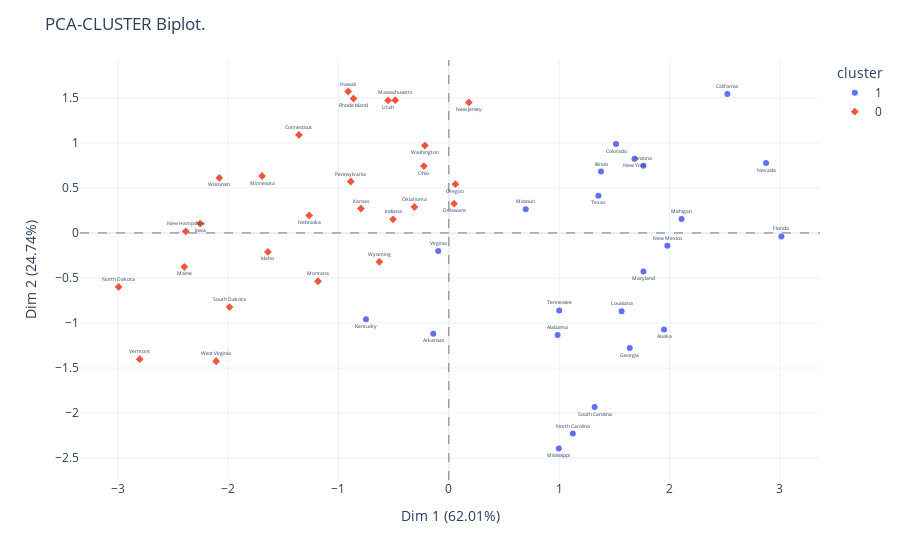

Notebook code for this chart:
### Code cell
# Plot con 2 clusters.
cluster_biplot(pca, df_usarrests, labels1, size_text=5)

### Figure 1 — Plotly figure (JSON) as saved in the notebook; plotly's stock layout.template omitted (floating-point values rounded to 4 significant figures)
{"data": [{"hovertemplate": "<b>%{hovertext}</b><br><br>cluster=1<br>x=%{x}<br>y=%{y}<br>Indice=%{text}<extra></extra>", "hovertext": ["Alabama", "Alaska", "Arizona", "Arkansas", "California", "Colorado", "Florida", "Georgia", "Illinois", "Kentucky", "Louisiana", "Maryland", "Michigan", "Mississippi", "Missouri", "Nevada", "New Mexico", "New York", "North Carolina", "South Carolina", "Tennessee", "Texas", "Virginia"], "legendgroup": "1", "marker": {"color": "#636efa", "symbol": "circle"}, "mode": "markers+text", "name": "1", "orientation": "v", "showlegend": true, "text": ["Alabama", "Alaska", "Arizona", "Arkansas", "California", "Colorado", "Florida", "Georgia", "Illinois", "Kentucky", "Louisiana", "Maryland", "Michigan", "Mississippi", "Missouri", "Nevada", "New Mexico", "New York", "North Carolina", "South Carolina", "Tennessee", "Texas", "Virginia"], "textfont": {"size": 5}, "textposition": ["top center", "bottom center", "top center", "bottom center", "top center", "bottom center", "top center", "bottom center", "top center", "bottom center", "top center", "bottom center", "top center", "bottom center", "top center", "bottom center", "top center", "bottom center", "top center", "bottom center", "top center", "bottom center", "top center", "bottom center", "top center", "bottom center", "top center", "bottom center", "top center", "bottom center", "top center", "bottom center", "top center", "bottom center", "top center", "bottom center", "top center", "bottom center", "top center", "bottom center", "top center", "bottom center", "top center", "bottom center", "top center", "bottom center", "top center", "bottom center", "top center", "bottom center"], "type": "scatter", "x": [0.9856, 1.95, 1.763, -0.1414, 2.524, 1.515, 3.013, 1.639, 1.379, -0.7509, 1.565, 1.763, 2.108, 0.9965, 0.6968, 2.874, 1.98, 1.683, 1.123, 1.321, 0.9997, 1.355, -0.09633], "xaxis": "x", "y": [-1.133, -1.073, 0.746, -1.12, 1.543, 0.9876, -0.03923, -1.279, 0.6818, -0.9584, -0.8711, -0.4277, 0.1554, -2.394, 0.2634, 0.7756, -0.1428, 0.8232, -2.228, -1.933, -0.8603, 0.4125, -0.1997], "yaxis": "y"}, {"hovertemplate": "<b>%{hovertext}</b><br><br>cluster=0<br>x=%{x}<br>y=%{y}<br>Indice=%{text}<extra></extra>", "hovertext": ["Connecticut", "Delaware", "Hawaii", "Idaho", "Indiana", "Iowa", "Kansas", "Maine", "Massachusetts", "Minnesota", "Montana", "Nebraska", "New Hampshire", "New Jersey", "North Dakota", "Ohio", "Oklahoma", "Oregon", "Pennsylvania", "Rhode Island", "South Dakota", "Utah", "Vermont", "Washington", "West Virginia", "Wisconsin", "Wyoming"], "legendgroup": "0", "marker": {"color": "#EF553B", "symbol": "diamond"}, "mode": "markers+text", "name": "0", "orientation": "v", "showlegend": true, "text": ["Connecticut", "Delaware", "Hawaii", "Idaho", "Indiana", "Iowa", "Kansas", "Maine", "Massachusetts", "Minnesota", "Montana", "Nebraska", "New Hampshire", "New Jersey", "North Dakota", "Ohio", "Oklahoma", "Oregon", "Pennsylvania", "Rhode Island", "South Dakota", "Utah", "Vermont", "Washington", "West Virginia", "Wisconsin", "Wyoming"], "textfont": {"size": 5}, "textposition": ["top center", "bottom center", "top center", "bottom center", "top center", "bottom center", "top center", "bottom center", "top center", "bottom center", "top center", "bottom center", "top center", "bottom center", "top center", "bottom center", "top center", "bottom center", "top center", "bottom center", "top center", "bottom center", "top center", "bottom center", "top center", "bottom center", "top center", "bottom center", "top center", "bottom center", "top center", "bottom center", "top center", "bottom center", "top center", "bottom center", "top center", "bottom center", "top center", "bottom center", "top center", "bottom center", "top center", "bottom center", "top center", "bottom center", "top center", "bottom center", "top center", "bottom center"], "type": "scatter", "x": [-1.359, 0.04771, -0.9127, -1.64, -0.5055, -2.254, -0.7969, -2.397, -0.4862, -1.693, -1.185, -1.266, -2.384, 0.1816, -2.992, -0.226, -0.3118, 0.05912, -0.8884, -0.8638, -1.988, -0.5506, -2.801, -0.2169, -2.109, -2.08, -0.6294], "xaxis": "x", "y": [1.089, 0.3254, 1.57, -0.211, 0.1516, 0.1041, 0.2702, -0.3764, 1.474, 0.6323, -0.5369, 0.194, 0.01808, 1.45, -0.5991, 0.7422, 0.2879, 0.5414, 0.5711, 1.492, -0.8233, 1.472, -1.402, 0.9701, -1.425, 0.6113, -0.321], "yaxis": "y"}], "layout": {"legend": {"title": {"text": "cluster"}, "tracegroupgap": 0}, "margin": {"t": 60}, "shapes": [{"line": {"color": "black", "dash": "dash", "width": 0.5}, "type": "line", "x0": 0, "x1": 1, "xref": "x domain", "y0": 0, "y1": 0, "yref": "y"}, {"line": {"color": "black", "dash": "dash", "width": 0.5}, "type": "line", "x0": 0, "x1": 0, "xref": "x", "y0": 0, "y1": 1, "yref": "y domain"}], "title": {"text": "PCA-CLUSTER Biplot."}, "xaxis": {"anchor": "y", "domain": [0, 1], "range": [-3.342, 3.363], "title": {"text": "Dim 1 (62.01%)"}}, "yaxis": {"anchor": "x", "domain": [0, 1], "range": [-2.744, 1.92], "title": {"text": "Dim 2 (24.74%)"}}}}
